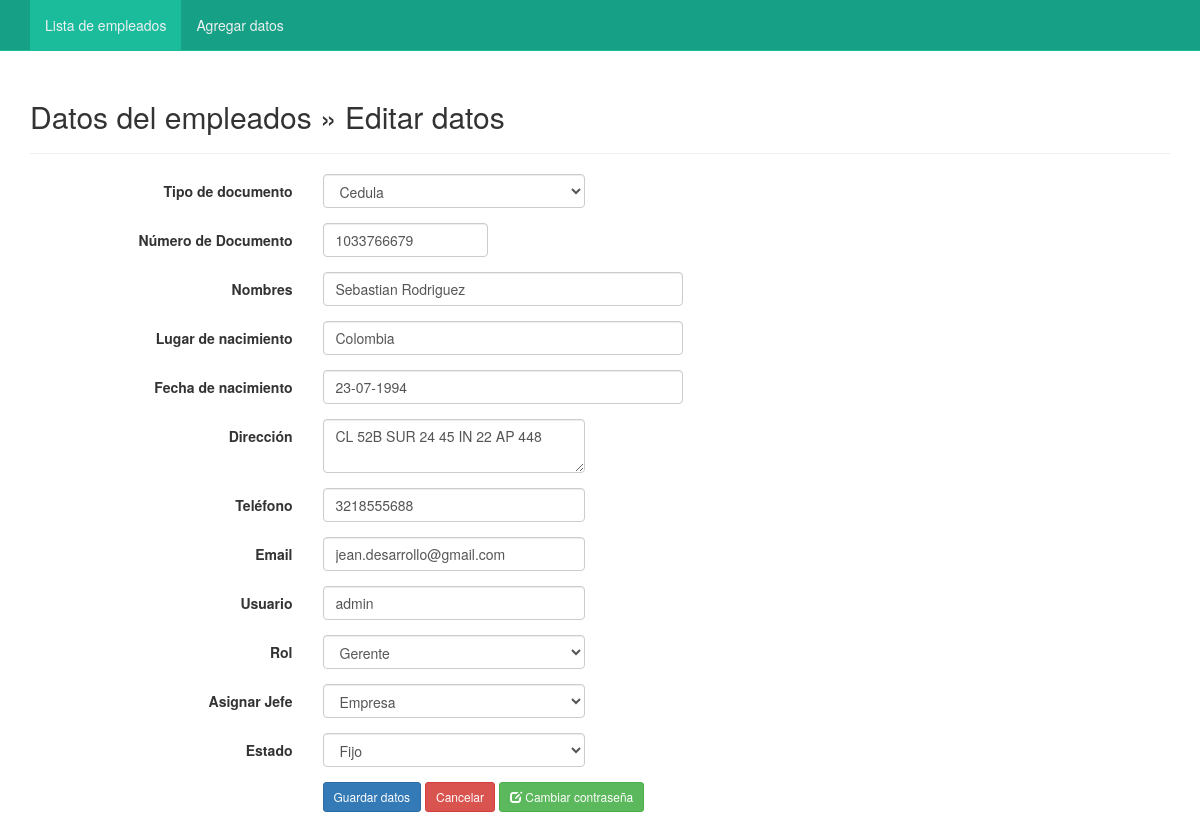
Page /edit.php?nik=1033766679 on the committed database.
### tables this page shows
CREATE TABLE `empleados` (
	`tipo_codigo` varchar(25) NOT NULL,
	`codigo` varchar(10) NOT NULL,
	`nombres` varchar(50) NOT NULL,
	`lugar_nacimiento` varchar(30) NOT NULL,
	`fecha_nacimiento` varchar(30) NOT NULL,
	`direccion` varchar(50) NOT NULL,
	`telefono` varchar(10) NOT NULL,
	`email` varchar(250) NOT NULL,
	`user` varchar(250) NOT NULL,
	`pass` varchar(250) NOT NULL,
	`puesto` varchar(15) NOT NULL,
	`jefe` varchar(250) NOT NULL,
	`estado` int(11) NOT NULL,
  PRIMARY KEY (`codigo`)
);

### edit.php (the view, shortened to what this page needs)
<?php
include("conexion.php");
?>
<!DOCTYPE html>
<html lang="es">
<head>
	<link href="css/style_general.css" rel="stylesheet">
	<link href="css/bootstrap.min.css" rel="stylesheet">
	<link href="css/bootstrap-datepicker.css" rel="stylesheet">
	<link href="css/style_nav.css" rel="stylesheet">
</head>
<body>
	<nav class="navbar navbar-default navbar-fixed-top">
		<?php include("nav.php");?>
	</nav>
	<div class="container">
		<div class="content">
			<h2>Datos del empleados &raquo; Editar datos</h2>
			<hr />
			<?php
			$nik = mysqli_real_escape_string($con,(strip_tags($_GET["nik"],ENT_QUOTES)));
			$sql = mysqli_query($con, "SELECT * FROM empleados WHERE codigo='$nik'");
			if(mysqli_num_rows($sql) == 0){
				header("Location: index.php");
			}else{
				$row = mysqli_fetch_assoc($sql);
			}
			?>
			<form class="form-horizontal" action="" method="post">
				<div class="form-group">
					<label class="col-sm-3 control-label">Tipo de documento</label>
					<div class="col-sm-3">
						<select name="tipo_codigo" class="form-control">
                            <option value="Cedula">Cedula</option>
						</select>
					</div>
				</div>
				<div class="form-group">
					<label class="col-sm-3 control-label">Número de Documento</label>
					<div class="col-sm-2">
						<input type="text" name="codigo" value="<?php echo $row ['codigo']; ?>" class="form-control" placeholder="NIK" required>
					</div>
				</div>
				<div class="form-group">
					<label class="col-sm-3 control-label">Nombres</label>
					<div class="col-sm-4">
						<input type="text" name="nombres" value="<?php echo $row ['nombres']; ?>" class="form-control" placeholder="Nombres" required>
					</div>
				</div>
				<div class="form-group">
					<label class="col-sm-3 control-label">Lugar de nacimiento</label>
					<div class="col-sm-4">
						<input type="text" name="lugar_nacimiento" value="<?php echo $row ['lugar_nacimiento']; ?>" class="form-control" placeholder="Lugar de nacimiento" required>
					</div>
				</div>
				<div class="form-group">
					<label class="col-sm-3 control-label">Fecha de nacimiento</label>
					<div class="col-sm-4">
						<input type="text" name="fecha_nacimiento" value="<?php echo $row ['fecha_nacimiento']; ?>" class="input-group date form-control" date="" data-date-format="yyyy-mm-dd" placeholder="0000-00-00" required>
					</div>
				</div>
				<div class="form-group">
					<label class="col-sm-3 control-label">Dirección</label>
					<div class="col-sm-3">
						<textarea name="direccion" class="form-control" placeholder="Dirección"><?php echo $row ['direccion']; ?></textarea>
					</div>
				</div>
				<div class="form-group">
					<label class="col-sm-3 control-label">Teléfono</label>
					<div class="col-sm-3">
						<input type="text" name="telefono" value="<?php echo $row ['telefono']; ?>" class="form-control" placeholder="Teléfono" required>
					</div>
				</div>
				<div class="form-group">
					<label class="col-sm-3 control-label">Email</label>
					<div class="col-sm-3">
						<input type="text" name="email" value="<?php echo $row ['email']; ?>" class="form-control" placeholder="Teléfono" required>
					</div>
				</div>
				<div class="form-group">
					<label class="col-sm-3 control-label">Usuario</label>
					<div class="col-sm-3">
						<input type="text" name="user" value="<?php echo $row ['user']; ?>" class="form-control" placeholder="Teléfono" required>
					</div>
				</div>
				<div class="form-group">
					<label class="col-sm-3 control-label">Rol</label>
					<div class="col-sm-3">
						<select name="puesto" class="form-control">
                            <option value="Gerente" <?php if ($row ['puesto']=='Gerente'){echo "selected";} ?>>Gerente</option>
						</select>
					</div>
                </div>
				<div class="form-group">
					<label class="col-sm-3 control-label">Asignar Jefe</label>
					<div class="col-sm-3">
						<select name="jefe" class="form-control">
							<option value="Empresa" <?php if ($row ['jefe']=='Empresa'){echo "selected";} ?>>Empresa</option>
						</select>
					</div>
                </div>
				<div class="form-group">
					<label class="col-sm-3 control-label">Estado</label>
					<div class="col-sm-3">
						<select name="estado" class="form-control">
                            <option value="1" <?php if ($row ['estado']==1){echo "selected";} ?>>Fijo</option>
						</select>
					</div>
                </div>
				<div class="form-group">
					<label class="col-sm-3 control-label">&nbsp;</label>
					<div class="col-sm-6">
						<input type="submit" name="save" class="btn btn-sm btn-primary" value="Guardar datos">
						<a href="index.php" class="btn btn-sm btn-danger">Cancelar</a>
						<a href="edit_password.php?nik=<?php echo $row['codigo']; ?>" class="btn btn-sm btn-success"><span class="glyphicon glyphicon-edit" aria-hidden="true"></span> Cambiar contraseña</a>
					</div>
				</div>
			</form>
		</div>
	</div>
</body>
</html>

### css/style_general.css (style rules this page uses)
.content { margin-top: 80px; }

### css/style_nav.css (style rules this page uses)
.navbar-default { background-color: #16a085; border-color: #1abc9c; }

### rows in the picture
empleados: codigo "1033766679", nombres "Sebastian Rodriguez", lugar_nacimiento "Colombia", fecha_nacimiento "23-07-1994", direccion "CL 52B SUR 24 45 IN 22 AP 448", telefono "3218555688", email "jean.desarrollo@gmail.com", user "admin", puesto "Gerente", jefe "Empresa", estado "Fijo"
